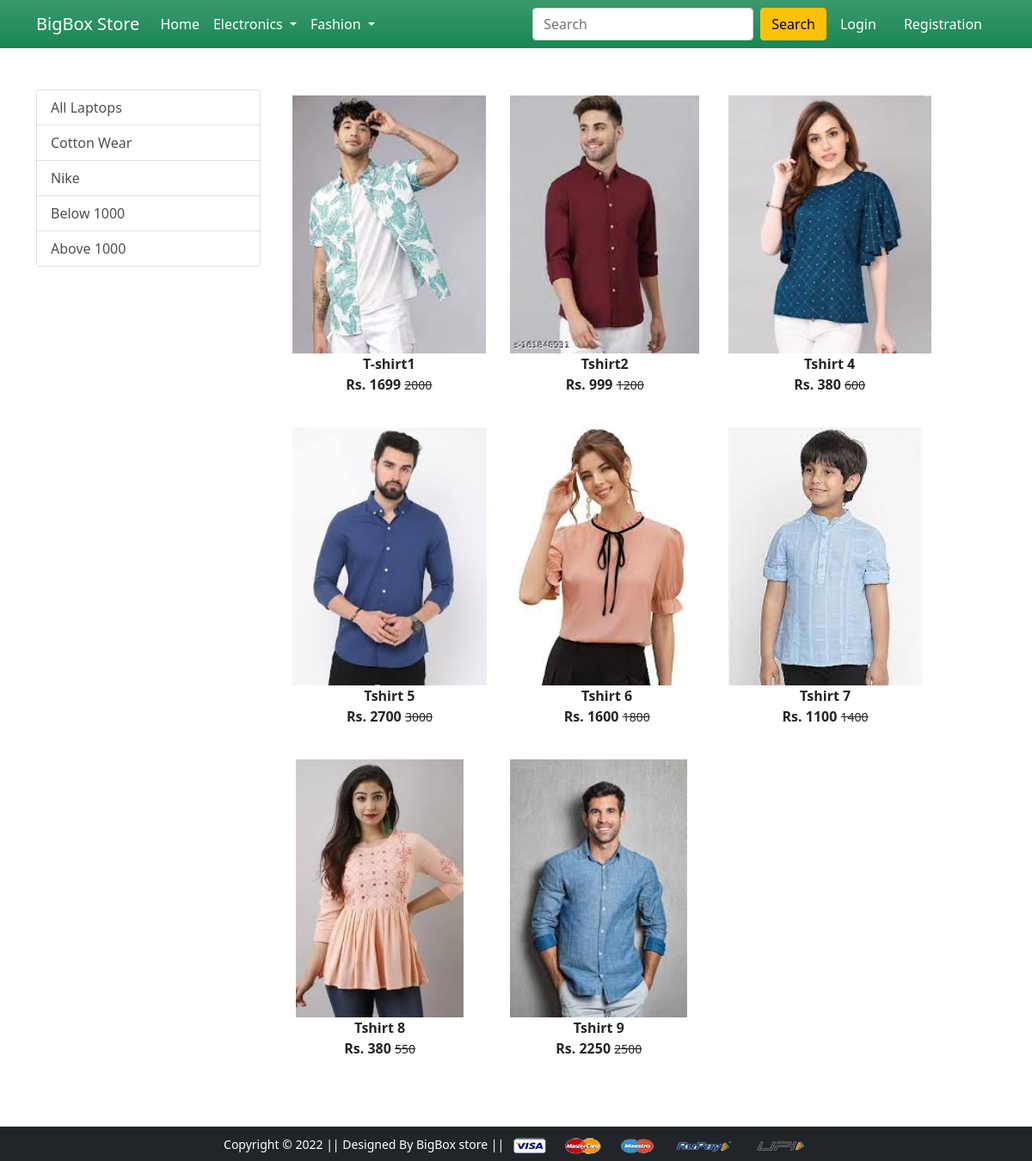
Screenshot of /topwear/ with the database file from the repository.
### app/models.py (models this page shows, shortened)
class Product(models.Model):
    title=models.CharField(max_length=200)
    selling_price=models.PositiveIntegerField()
    discounted_price=models.PositiveIntegerField()
    description=models.CharField(max_length=200, blank=True)
    brand=models.CharField(max_length=200, blank=True)
    category=models.CharField(choices=CATEGORY_CHOICES,max_length=200)
    product_image=models.ImageField( upload_to="product_image" )

### app/views.py (the view)
# urls.py: path('topwear/', views.topwear, name='topwear'),
def topwear(request, data=None):
    if data==None:
        topwears=Product.objects.filter(category="TW")
    elif (data=="cottonwear" or data=="Nike" ):
        topwears=Product.objects.filter(category="TW").filter(brand__iexact=data)
    elif data=="below":
        topwears=Product.objects.filter(category="TW").filter(discounted_price__lt=1000)
    elif data=="above":
        topwears=Product.objects.filter(category="TW").filter(discounted_price__gt=1000)
    return render(request, "app/topwear.html",{"topwears":topwears})

### app/context_processors.py (called while the page is built)
def counter(request):
    cart_count=0
    if "admin" in request.path:
        return{}
    else:
        try:
            carts=Cart.objects.filter(user=request.user.id)
            for q in carts:
                cart_count+=q.quantity
        except Cart.DoesNotExist:
            cart_count=0
    return dict(cart_count=cart_count)

### app/templates/app/topwear.html (shortened to what this page needs)
{% extends 'app/base.html' %}
{% load static %}
{% block content %}
<div class="container my-5">
    <div class="row">
     <div class="col-sm-3">
      <div class="list-group">
        <a href="{% url 'topwear' %}" class="list-group-item list-group-item-action" aria-current="true">All Laptops</a>
        <a href="{% url 'topweardata' 'cottonwear'  %}" class="list-group-item list-group-item-action" aria-current="true">Cotton Wear</a>
        <a href="{% url 'topweardata' 'Nike'  %}" class="list-group-item list-group-item-action">Nike</a>
        <a href="{% url 'topweardata' 'below'  %}" class="list-group-item list-group-item-action">Below 1000</a>
        <a href="{% url 'topweardata' 'above'  %}" class="list-group-item list-group-item-action">Above 1000</a>
      </div>
     </div>
     <div class="col-sm-8">
      <div class="row">
       {% for product in topwears %}
        <div class="col-sm-4 text-center mb-4">
         <a href="{% url 'productdetail' product.id %}" class="btn">
          <div class="item">
           <img src="{{product.product_image.url}}" alt="" height="300" class="">
           <div class="fw-bold">{{product.title}}</div>
           <div class="fw-bold">Rs. {{product.discounted_price}} <small class="fw-light text-decoration-line-through">{{product.selling_price}}</small></div>
          </div>
         </a>
        </div>
       {% endfor %}
      </div>
     </div>
    </div>
   </div>
{% endblock content %}

### rows the page displays
Product: product_image (picture), title "T-shirt1", discounted_price "1699", selling_price "2000"
Product: product_image (picture), title "Tshirt2", discounted_price "999", selling_price "1200"
Product: product_image (picture), title "Tshirt 4", discounted_price "380", selling_price "600"
Product: product_image (picture), title "Tshirt 5", discounted_price "2700", selling_price "3000"
Product: product_image (picture), title "Tshirt 6", discounted_price "1600", selling_price "1800"
Product: product_image (picture), title "Tshirt 7", discounted_price "1100", selling_price "1400"
Product: product_image (picture), title "Tshirt 8", discounted_price "380", selling_price "550"
Product: product_image (picture), title "Tshirt 9", discounted_price "2250", selling_price "2500"
